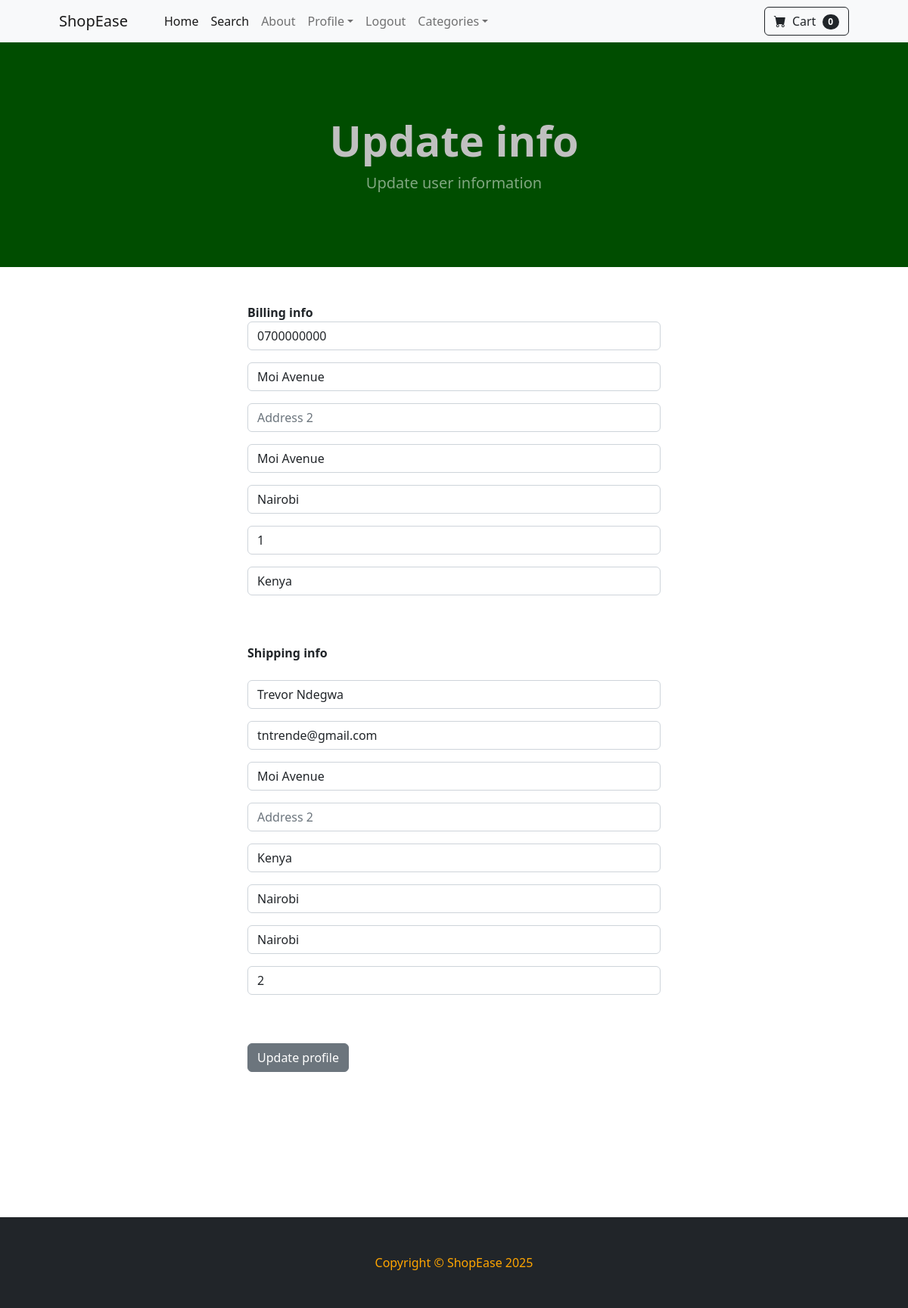
Page /update_info/ (signed in) on the earlier database version.
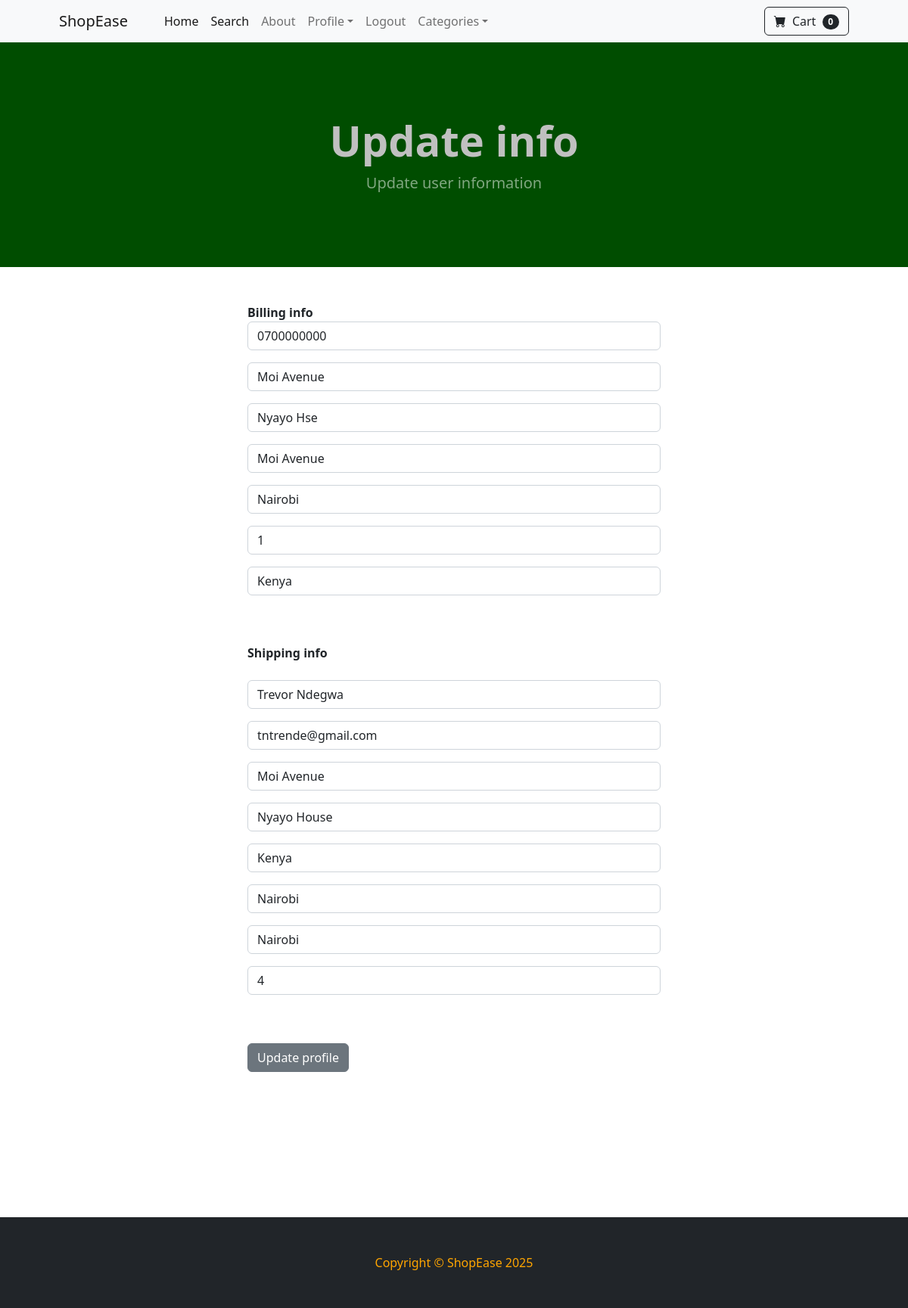
Same page on the later database version.
### store/models.py (models this page shows, shortened)
class Profile(models.Model):
    user = models.OneToOneField(User, on_delete=models.CASCADE)
    date_modified = models.DateTimeField(User, auto_now=True)
    phone = models.CharField(max_length=15, blank=True)
    address1 = models.CharField(max_length=250, blank=True)
    address2 = models.CharField(max_length=250, blank=True)
    county = models.CharField(max_length=50, blank=True)
    city = models.CharField(max_length=50, blank=True)
    postalcode = models.CharField(max_length=50, blank=True)
    country = models.CharField(max_length=50, blank=True)
    prev_cart = models.CharField(max_length=250, blank=True, null=True) # Convert cart to string (later back to dict)

### store/views.py (the view)
# urls.py: path('update_info/', views.update_info, name='update_info'),
@login_required
def update_info(request):
    if request.user.is_authenticated:
        current_user = Profile.objects.get(user__id=request.user.id)
        shipping_user = ShippingAddress.objects.get(user__id=request.user.id)
        user_form = UserInfoForm(request.POST or None, instance=current_user)
        shipping_form = ShippingForm(request.POST or None, instance=shipping_user)
        if user_form.is_valid() or shipping_form.is_valid():
            user_form.save()  # Save the user info form
            shipping_form.save()  # Save the shipping info form
            messages.success(request, "Your Info Has Been Updated!!")
            return redirect('home')
        return render(request, "update_info.html", {'user_form': user_form, 'shipping_form': shipping_form})
    else:
        messages.success(request, "You Must Be Logged In To Access That Page!!")
        return redirect('home')

### store/forms.py
class UserInfoForm(forms.ModelForm):
    phone = forms.CharField(label="", widget=forms.TextInput(attrs={'class':'form-control', 'placeholder':'Phone'}), required=False)
    address1 = forms.CharField(label="", widget=forms.TextInput(attrs={'class':'form-control', 'placeholder':'Address 1'}), required=False)
    address2 = forms.CharField(label="", widget=forms.TextInput(attrs={'class':'form-control', 'placeholder':'Address 2'}), required=False)
    county = forms.CharField(label="", widget=forms.TextInput(attrs={'class':'form-control', 'placeholder':'County'}), required=False)
    city = forms.CharField(label="", widget=forms.TextInput(attrs={'class':'form-control', 'placeholder':'City'}), required=False)
    postalcode = forms.CharField(label="", widget=forms.TextInput(attrs={'class':'form-control', 'placeholder':'Postal Code'}), required=False)
    country = forms.CharField(label="", widget=forms.TextInput(attrs={'class':'form-control', 'placeholder':'Country'}), required=False)
    class Meta:
        model = Profile
        fields = ('phone', 'address1', 'address2', 'county', 'city', 'postalcode', 'country')

### cart/cart.py (called while the page is built)
    def __len__(self):
        return len(self.cart)

### store/templates/update_info.html (shortened to what this page needs)
{% extends 'foundation.html' %}
{% block content %}
        <header style="background-color: #004d00; color: #C0C0C0;" class="py-5">
            <div class="container px-4 px-lg-5 my-5">
                <div class="text-center">
                    <h1 class="display-4 fw-bolder">Update info</h1>
                    <p class="lead fw-normal text-white-50 mb-0">Update user information</p>
                </div>
            </div>
        </header>
        <div class="container">
            <div class="row">
                    <div class="col-md-6 offset-md-3">
                        <br/><br/>
                        <strong>Billing info</strong>
<form method="POST" action="{% url 'update_info' %}">
    {{ user_form.as_p }}
    <br/><br/>
    <strong>Shipping info</strong>
    <br/><br/>
    {{ shipping_form.as_p }}
    <br/><br/>
    <button type="submit" class="btn btn-secondary">Update profile</button>
</form>
<br/><br/>
<br/><br/>
<br/><br/>
<br/><br/>
                    </div>
            </div>
        </div>
{% endblock %}

Differences in the rows shown:
changed Profile "Moi Avenue": address2 (not shown) → "Nyayo Hse"
Other differences:
form field address2_shipping: (not shown) → "Nyayo House"
form field postalcode_shipping: "2" → "4"
